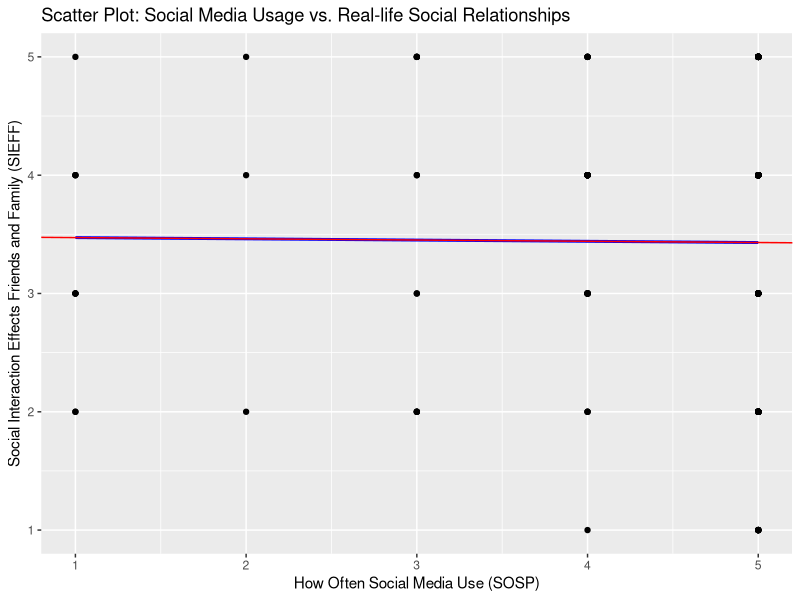
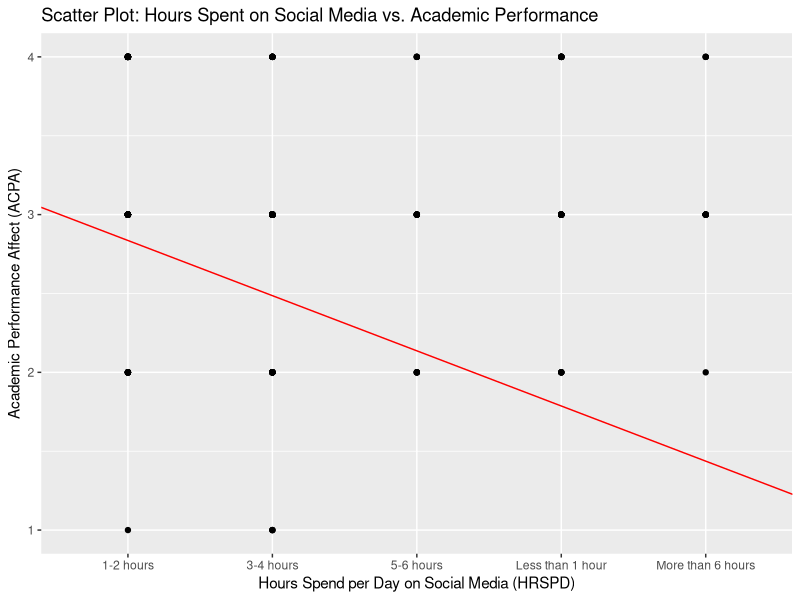

These figures' R source, in order:
#Setting Directory
getwd()
setwd("C:\\Users\\aravi\\Desktop\\StatisticsUsingR\\SocialMediaStudy")
getwd()

data <- read.csv("IPSMOI.csv")

#HRSPD - Hours Spend per Day
#SIEFF - Social Interaction Effects Friends and Family
#ACPA - Academic Performance Affect
#MHAF - Mental Health Affected
#QRI - Quality and Relevance of Information
#PC - Privacy Concerns in social Media
#CCF - How Often Content Creation
#SSCC - Support Community and social Cause
#UEP - Use on Education Purpose
#CASI - Creating Awareness On Social Issues
#PDDA - Purchase decisions due to advertising
#SOSP - How Often Social Media Use
#SMPF - Social Media Platform
#RPS - Review and Update Privacy Settings
#TCEM - Type of Content Engagement Most
#OLF - Online Friends
#APOC - Actively Participate in Online Community
#SMIF - Social Media Influencer Following
#PFO - Provide Feedback or opinions
#PG - Personal Growth

#------------------------- Preprocessing -----------------------------
# Remove irrelavant Columns
data <- data[-c(1, 2, 3)]

# Change Column Names to abbreviations
colnames(data) <- c("AgeGroup", "Gender", "CareerStatus", "ResidentialArea",
                    "HRSPD", "SIEFF", "ACPA", "MHAF", "QRI",
                    "PC", "CCF", "SSCC", "UEP", "CASI", "PDDA",
                    "SOSP", "SMPF", "RPS", "TCEM", "OLF", "APOC", "SMIF",
                    "PFO", "PG")

unique(data$ACPA)
data$ACPA<-as.numeric(
factor(data$ACPA,
    levels = c("Extremely declined",
                    "Declined",
                    "Neutral",
                    "Improved",
                    "Extremely Positive")))

#data$MHAF
data$MHAF<-as.numeric(
factor(data$MHAF,
    levels = c("Extremely Negative",
                    "Negative",
                    "No Impact",
                    "Positive",
                    "Extremely Positive")))

threshold_hours = 3  # Adjust the threshold as needed
# Create a new variable 'UserType' based on the threshold
data$UserType <- ifelse(data$HRSPD > threshold_hours, 'Heavy User', 'Light User')

data$SIEFF<-as.numeric(
  factor(data$SIEFF,
         levels = c("Significantly Negative",
                    "Slightly Negative",
                    "No Impact",
                    "Slightly Positive", 
                    "Significantly Positive")))

# -----------------------End of Preprocessing--------------------------

# -----------------------Problem Statement 1---------------------------
# Investigating the Relationship between Social Media Usage and Mental Health

# 1 Sample t-test:
# Null Hypothesis (H0): The average impact of social media on mental health
#  is equal to the expected level of impact.

# Alternative Hypothesis (H1): The average impact of social media on mental 
# health is different from the expected level of impact.
result <- t.test(data$MHAF, mu = 2, alternative = "two.sided")
result
# The alternative hypothesis is that the true mean is not equal to 2, 
# and the 95 percent confidence interval for the mean is between 3.058512 and 3.286316. 
# The sample mean is 3.172414.

# Since the p-value is significantly less than the commonly 
# used significance level of 0.05, you would reject the null 
# hypothesis. This suggests that the average impact of social media on 
# mental health is significantly different from the expected level of 2.






# 2 Sample Independent t-test:
# Null Hypothesis (H0): There is no significant difference in mental health scores
#  between heavy social media users and light users.

# Alternative Hypothesis (H1): There is a significant difference in mental health scores between 
# heavy social media users and light users
heavy_users <- data[data$UserType == 'Heavy User', 'MHAF']
light_users <- data[data$UserType == 'Light User', 'MHAF']
# Perform the t-test
result <- t.test(heavy_users, light_users)
# Display the t-test result
result
# Since the p-value (0.1525) is greater than the common significance level of 0.05,
#  we fail to reject the null hypothesis. There is insufficient evidence to suggest 
#  a significant difference in mental health scores between heavy and light social media users.

# Based on the data, we do not have enough evidence to conclude that there is a significant 
# difference in mental health scores between heavy and light social media users.



# One-way ANOVA:
# Null Hypothesis (H0): There is no significant difference in mental health scores
#  across multiple groups based on different social media usage levels.

# Alternative Hypothesis (H1): There is a significant difference in mental health 
# scores across multiple groups based on different social media usage levels.
data$SOSP<-as.numeric(
factor(data$SOSP,
    levels = c("Rarely",
               "A few times a month",
               "A few times a week",
               "Once a day",
               "Multiple times a day")))
result_1way_anova <- aov(MHAF ~ SOSP, data = data) 
summary(result_1way_anova)
# The one-way ANOVA results indicate that there is no significant difference 
# in mental health scores across different levels of social media usage (SOSP) 
# based on the provided data. The p-value (Pr(>F)) is 0.933, which is greater 
# than the commonly used significance level of 0.05. Therefore, we do not reject 
# the null hypothesis, suggesting no significant variation in mental health scores
#  among the groups defined by social media usage levels.


# Two-way ANOVA:
# H01:There is no significant correlation between social media usage and mental health.
# H11:There is a significant correlation between social media usage and mental health.
# H02:There is no significant difference in mental health scores between individuals residing in different areas.
# H12:There is a significant difference in mental health scores between individuals residing in different areas.
result_2way_anova <- aov(MHAF ~ SOSP * ResidentialArea, data = data)
summary(result_2way_anova )
# ANOVA results suggest that none of the factors (SOSP, ResidentialArea, and their interaction)
#  have a significant impact on the dependent variable MHAF (mental health scores).
#   This is based on the p-values obtained from the F-tests.

# For 'SOSP' (social media usage), the p-value is 0.933 (> 0.05),indicating that there is no 
# significant difference in mental health scores betweendifferent levels of social media usage.

# For 'ResidentialArea' (areas of residence), the p-value is 0.508 (> 0.05),
#  suggesting that there is no significant difference in mental health scores 
#  among individuals residing in different areas.

# The interaction term 'SOSP:ResidentialArea' also has a p-value of 0.654 (> 0.05),
#  indicating that the combined effect of social media usage and residential area is
#   not significantly associated with mental health scores.

# Overall, based on this analysis, there is no significant evidence
#  to reject the null hypothesis for any of the factors or their interaction.



#----------------------------- Problem Statement 2:-------------------------------

# Exploring the Association between Social Media Interaction and Real-life Social Relationships:

# 1 Sample t-test:
# Null Hypothesis (H0): The average impact of social interaction on social media
#  on real-life relationships is equal to the expected level of impact.

# Alternative Hypothesis (H1): The average impact of social interaction on 
# social media on real-life relationships is different from the expected level of impact.

# Let the expected value be 4 assuming it is HIGH
expected_level_of_impact <- 4
# One-sample t-test
t_test_result <- t.test(data$SIEFF, mu = expected_level_of_impact, alternative = "two.sided")
# Print the result
print(t_test_result)

# The alternative hypothesis is that the true mean is not equal to 4 (the expected level of impact). 
# The 95% confidence interval for the mean of social interaction scores is (3.289157,3.581533)

# With such a low p-value, you would reject the null hypothesis, 
# suggesting that the average impact of social interaction on social 
# media on real-life relationships is significantly different from the 

# expected level of impact (4). The negative t-value indicates
#  that the mean is significantly less than 4.



# 2 Sample Independent t-test:
# Null Hypothesis (H0): There is no significant difference in real-life relationship scores
#  between individuals with positive and negative perceptions of social media impact.

# Alternative Hypothesis (H1): There is a significant difference in real-life relationship 
# scores between individuals with positive and negative perceptions of social media impact.
# Create a new column 'PerceptionCategory' based on MHAF values
data$PerceptionCategory <- ifelse(data$MHAF %in% c(1, 2), 'Negative', 'Positive')
# Filter the data based on PerceptionCategory
negative_data <- subset(data, PerceptionCategory == 'Negative')
positive_data <- subset(data, PerceptionCategory == 'Positive')
# Perform 2 Sample Independent t-test
result <- t.test(negative_data$SIEFF, positive_data$SIEFF)
# Print the result
print(result)

# The negative p-value suggests strong evidence against the null hypothesis. 
# Therefore, We can reject the null hypothesis and conclude that there is
#  a significant difference in the 'SIEFF' variable between individuals with 
#  negative and positive perceptions of social media impact.




# One-way ANOVA:
# Null Hypothesis (H0): There is no significant difference in real-life relationship scores across multiple
#  groups based on different levels of social interaction on social media.
# Alternative Hypothesis (H1): There is a significant difference in real-life relationship scores across multiple
#  groups based on different levels of social interaction on social media.

# Create groups based on different levels of social interaction on social media
data$SIEFF_Groups <- cut(data$SIEFF, breaks = c(-Inf, 2, 4, Inf), labels = c("Low", "Medium", "High"))

# Perform one-way ANOVA
result_1way_anova <- aov(MHAF ~ SIEFF_Groups, data = data)

# Print the ANOVA table
summary(result_1way_anova)

# The ANOVA table shows that the factor "SIEFF_Groups" is significant (p-value = 0.00453), 
# indicating that there is a significant difference in real-life relationship scores across 
# different levels of social interaction on social media. The asterisks indicate the level of
#  significance, with ** meaning p-value < 0.01.



# Two-way ANOVA:
# H01:Social interaction on social media has no significant impact on real-life social relationships.
# H11:Social interaction on social media positively influences real-life social relationships.
# H02:There is no significant difference in real-life relationship scores between individuals of different age groups.
# H12:There is a significant difference in real-life relationship scores between individuals of different age groups.

# result_2way_anova <- aov(SIEFF ~ AgeGroup * positive_data, data = data)
result_2way_anova <- aov(SIEFF ~ SOSP * AgeGroup, data = data)

# Print the ANOVA table
summary(result_2way_anova)

# The Analysis suggests that both "AgeGroup" and "PositivePerception" have a significant impact on the "SIEFF" variable,
# as indicated by the low p-values (Pr(>F)).

# AgeGroup: The p-value is less than 0.05 (***), indicating that there is a significant difference in social 
# interaction effects among different age groups.

# PositivePerception: The p-value is extremely low (< 2e-16) (***), suggesting a highly significant difference 
# in social interaction effects between individuals with positive and negative perceptions.

# Interaction (AgeGroup:PositivePerception): The p-value is 0.0274 (*), indicating a significant interaction 
# effect between AgeGroup and PositivePerception on social interaction.

# This implies that both age group and perception of social media impact significantly contribute to the variations
#  observed in the "SIEFF" variable, and there is also an interaction effect between age group and perception.

# Linear Regression
# Problem Statement 1: Analyzing the Impact of Social Media Usage on Real-life Social Relationships
# Dependent Variable: Social Interaction Effects Friends and Family (SIEFF)
# Independent Variable: How Often Social Media Use (SOSP)
# This analysis aims to understand if the frequency of social media use significantly influences real-life social relationships. It addresses the question of whether individuals who spend more time on social media have different real-life social interaction effects compared to those who use it less frequently.
# Load the necessary libraries
# Load the necessary libraries
library(ggplot2)

# Assuming 'data' is your dataset
# If not, replace 'data' with your actual dataset name
# Simple Linear Regression
linear_model <- lm(SIEFF ~ SOSP, data = data)

# Scatter plot to visualize the relationship
ggplot(data, aes(x = SOSP, y = SIEFF)) +
  geom_point() +
  labs(title = "Scatter Plot: Social Media Usage vs. Real-life Social Relationships",
       x = "How Often Social Media Use (SOSP)",
       y = "Social Interaction Effects Friends and Family (SIEFF)") +
  geom_smooth(method = "lm", se = FALSE, color = "blue") +
  geom_abline(intercept = coef(linear_model)[1], slope = coef(linear_model)[2], color = "red")
# Summary of the regression model
summary(linear_model)



# Problem Statement 2: Investigating the Relationship Between Academic Performance and Social Media Engagement
# Dependent Variable: Academic Performance Affect (ACPA)
# Independent Variable: Hours Spend per Day on Social Media (HRSPD)
# This study aims to explore the potential impact of social media usage on academic performance. 
# It investigates whether the hours spent on social media are related to changes in academic performance, 
# helping to identify any correlation or causation between the two variables.

linear_model_academic <- lm(ACPA ~ HRSPD, data = data)

# Summary of the regression model
summary(linear_model_academic)

# Scatter plot to visualize the relationship
library(ggplot2)

ggplot(data, aes(x = HRSPD, y = ACPA)) +
  geom_point() +
  labs(title = "Scatter Plot: Hours Spent on Social Media vs. Academic Performance",
       x = "Hours Spend per Day on Social Media (HRSPD)",
       y = "Academic Performance Affect (ACPA)") +
  geom_smooth(method = "lm", se = FALSE, color = "blue") +
  geom_abline(intercept = coef(linear_model_academic)[1], slope = coef(linear_model_academic)[2], color = "red")